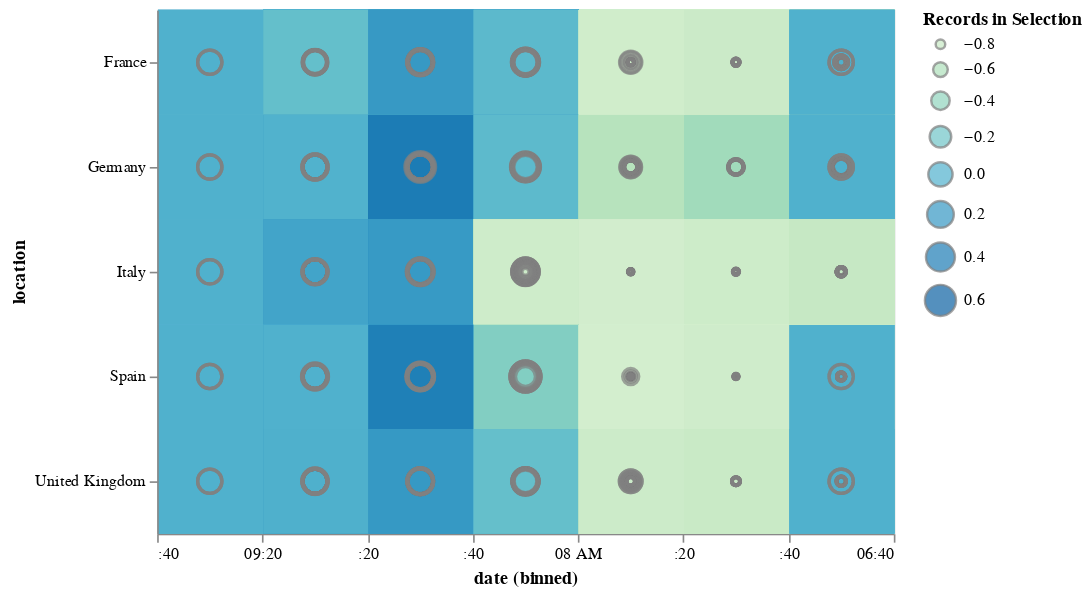

Notebook source saved alongside this figure:
### Code cell
df.transit = df.transit.fillna(method='bfill')
temp = pd.DataFrame(data[data.location.isin(['France','Italy','Germany','Spain','United Kingdom','United States','Taiwan','Korea'])])
temp = df[['date','location','transit']]
temp.fillna(method='ffill',inplace=True)

rect = alt.Chart(temp).mark_rect().encode(
    alt.X('date',bin=True),
    alt.Y('location'),
    alt.Color('transit', scale=alt.Scale(scheme='greenblue'))
).properties(
    width=450,
    height=320)
circ = rect.mark_point().encode(
    alt.ColorValue('grey'),
    alt.Size('transit',
        legend=alt.Legend(title='Records in Selection')
    )
).properties(
    width=450,
    height=400)

alt.vconcat(
    rect + circ,
).resolve_legend(
    color="independent",
    size="independent"
)

### Figure 1 — Vega-Lite specification as saved in the notebook (floating-point values rounded to 4 significant figures; data arrays with more than 128 entries replaced by an {"elided": "..."} marker saying what was removed)
{"config": {"view": {"continuousWidth": 400, "continuousHeight": 300}}, "vconcat": [{"layer": [{"mark": "rect", "encoding": {"color": {"type": "quantitative", "field": "transit", "scale": {"scheme": "greenblue"}}, "x": {"type": "temporal", "bin": true, "field": "date"}, "y": {"type": "nominal", "field": "location"}}, "height": 320, "width": 450}, {"mark": "point", "encoding": {"color": {"value": "grey"}, "size": {"type": "quantitative", "field": "transit", "legend": {"title": "Records in Selection"}}, "x": {"type": "temporal", "bin": true, "field": "date"}, "y": {"type": "nominal", "field": "location"}}, "height": 400, "width": 450}]}], "data": {"name": "data-a1aab88a310ba1fe513add2e02834e67"}, "resolve": {"legend": {"color": "independent", "size": "independent"}}, "$schema": "https://vega.github.io/schema/vega-lite/v4.0.2.json", "datasets": {"data-a1aab88a310ba1fe513add2e02834e67": {"elided": "704 records"}}}
